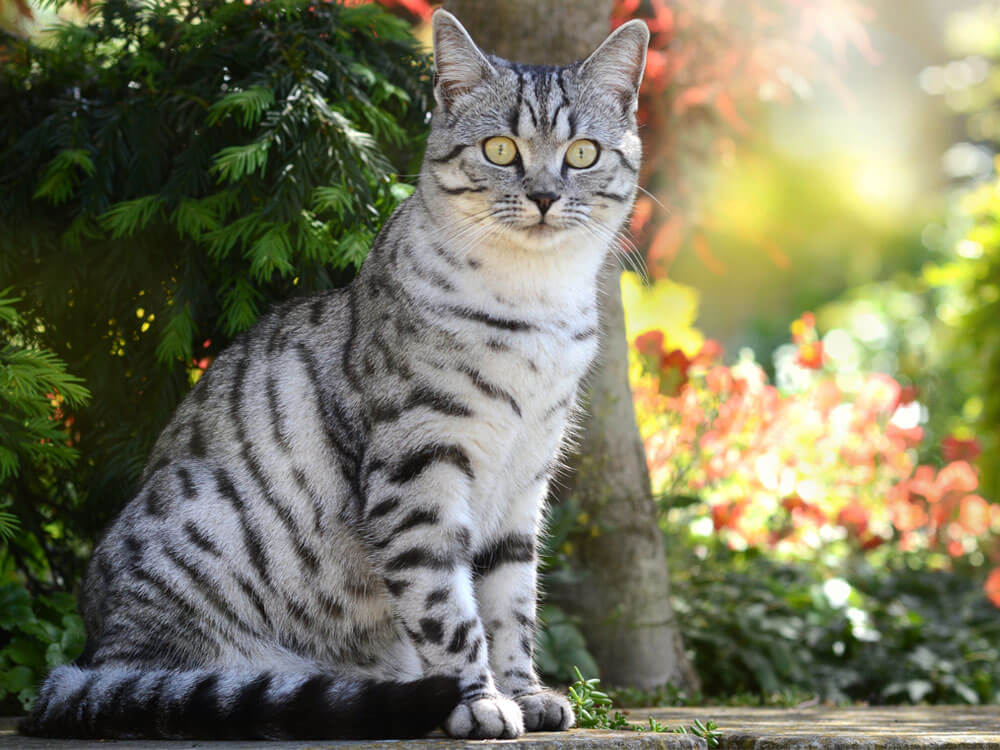
#> input picture cats/Image_1.jpg, 1000 x 750 px, found by its file name; its folder holds only this picture in this run
$ python catDogclassifier.py
#> lines starting #> are read from the running program, lines starting #| are printed output that depends on the picture
import os
import cv2
import numpy as np

from sklearn.model_selection import train_test_split
from sklearn.linear_model import LogisticRegression
from sklearn.metrics import accuracy_score

# -----------------------------
# Step 1: Load Dataset
# -----------------------------

data = []
labels = []

categories = ["cats", "dogs"]

for category in categories:

    folder = os.path.join("dataset", category)

    # Check if folder exists
    if not os.path.exists(folder):
        print(f"Error: Folder '{folder}' not found.")
        continue

    label = categories.index(category)

    for image_name in os.listdir(folder):

        image_path = os.path.join(folder, image_name)

        image = cv2.imread(image_path)
#> image is the input picture: shape (750, 1000, 3); mean B, G, R 94.6, 120.3, 121.2

        # Skip invalid files
        if image is None:
            continue

        # Resize image
        image = cv2.resize(image, (64, 64))
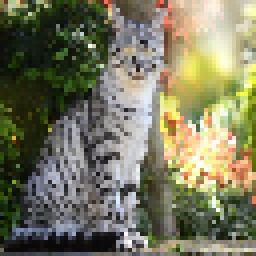
#> image: shape (64, 64, 3) (shown 4 times larger); mean B, G, R 94.5, 120.2, 121.1

        # Flatten image into a 1D vector
        image = image.flatten()
#> image = 12288 values, max 255 at index 80, min 0 at index 45, mean 111.9

        data.append(image)
        labels.append(label)

data = np.array(data)
labels = np.array(labels)

print("Total Images :", len(data))
#| Total Images : 1

# Stop if dataset is empty
if len(data) == 0:
    print("No images found in dataset.")
    exit()

# -----------------------------
# Step 2: Split Dataset
# -----------------------------

#> (the run stopped early here; a loop or call above may not have finished)
